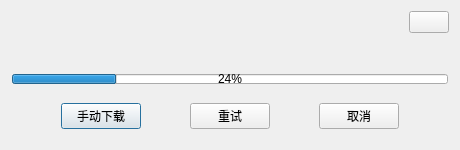
<?xml version="1.0" encoding="UTF-8"?>
<ui version="4.0">
 <class>UpdateMain</class>
 <widget class="QWidget" name="UpdateMain">
  <property name="geometry">
   <rect>
    <x>0</x>
    <y>0</y>
    <width>460</width>
    <height>150</height>
   </rect>
  </property>
  <property name="windowTitle">
   <string>升级程序</string>
  </property>
  <property name="windowIcon">
   <iconset>
    <normaloff>:/images/main.ico</normaloff>:/images/main.ico</iconset>
  </property>
  <layout class="QVBoxLayout" name="verticalLayout_2">
   <property name="spacing">
    <number>0</number>
   </property>
   <property name="leftMargin">
    <number>0</number>
   </property>
   <property name="topMargin">
    <number>0</number>
   </property>
   <property name="rightMargin">
    <number>0</number>
   </property>
   <property name="bottomMargin">
    <number>0</number>
   </property>
   <item>
    <widget class="QWidget" name="widgetMain" native="true">
     <layout class="QVBoxLayout" name="verticalLayout_3">
      <property name="spacing">
       <number>0</number>
      </property>
      <property name="leftMargin">
       <number>1</number>
      </property>
      <property name="topMargin">
       <number>1</number>
      </property>
      <property name="rightMargin">
       <number>1</number>
      </property>
      <property name="bottomMargin">
       <number>1</number>
      </property>
      <item>
       <widget class="QWidget" name="widgetTitle" native="true">
        <layout class="QHBoxLayout" name="horizontalLayout">
         <property name="leftMargin">
          <number>10</number>
         </property>
         <property name="topMargin">
          <number>10</number>
         </property>
         <property name="rightMargin">
          <number>10</number>
         </property>
         <property name="bottomMargin">
          <number>10</number>
         </property>
         <item>
          <widget class="QLabel" name="label_logo">
           <property name="text">
            <string/>
           </property>
           <property name="scaledContents">
            <bool>true</bool>
           </property>
          </widget>
         </item>
         <item>
          <spacer name="horizontalSpacer">
           <property name="orientation">
            <enum>Qt::Horizontal</enum>
           </property>
           <property name="sizeHint" stdset="0">
            <size>
             <width>40</width>
             <height>20</height>
            </size>
           </property>
          </spacer>
         </item>
         <item>
          <widget class="QPushButton" name="btnClose">
           <property name="focusPolicy">
            <enum>Qt::NoFocus</enum>
           </property>
           <property name="toolTip">
            <string>关闭</string>
           </property>
           <property name="text">
            <string/>
           </property>
          </widget>
         </item>
        </layout>
       </widget>
      </item>
      <item>
       <widget class="QWidget" name="widgetBody" native="true">
        <property name="sizePolicy">
         <sizepolicy hsizetype="Preferred" vsizetype="Expanding">
          <horstretch>0</horstretch>
          <verstretch>0</verstretch>
         </sizepolicy>
        </property>
        <layout class="QVBoxLayout" name="verticalLayout">
         <item>
          <widget class="QLabel" name="labelProgress">
           <property name="text">
            <string/>
           </property>
          </widget>
         </item>
         <item>
          <widget class="QProgressBar" name="progressBar">
           <property name="minimumSize">
            <size>
             <width>0</width>
             <height>10</height>
            </size>
           </property>
           <property name="maximumSize">
            <size>
             <width>16777215</width>
             <height>10</height>
            </size>
           </property>
           <property name="value">
            <number>24</number>
           </property>
          </widget>
         </item>
         <item>
          <spacer name="verticalSpacer">
           <property name="orientation">
            <enum>Qt::Vertical</enum>
           </property>
           <property name="sizeHint" stdset="0">
            <size>
             <width>20</width>
             <height>40</height>
            </size>
           </property>
          </spacer>
         </item>
         <item>
          <widget class="QWidget" name="w1" native="true">
           <layout class="QHBoxLayout" name="horizontalLayout_2">
            <property name="spacing">
             <number>0</number>
            </property>
            <property name="leftMargin">
             <number>0</number>
            </property>
            <property name="topMargin">
             <number>9</number>
            </property>
            <property name="rightMargin">
             <number>0</number>
            </property>
            <property name="bottomMargin">
             <number>9</number>
            </property>
            <item>
             <spacer name="horizontalSpacer_2">
              <property name="orientation">
               <enum>Qt::Horizontal</enum>
              </property>
              <property name="sizeHint" stdset="0">
               <size>
                <width>40</width>
                <height>20</height>
               </size>
              </property>
             </spacer>
            </item>
            <item>
             <widget class="QPushButton" name="btnOk">
              <property name="minimumSize">
               <size>
                <width>0</width>
                <height>0</height>
               </size>
              </property>
              <property name="text">
               <string>手动下载</string>
              </property>
              <property name="default">
               <bool>true</bool>
              </property>
             </widget>
            </item>
            <item>
             <spacer name="horizontalSpacer_4">
              <property name="orientation">
               <enum>Qt::Horizontal</enum>
              </property>
              <property name="sizeHint" stdset="0">
               <size>
                <width>40</width>
                <height>20</height>
               </size>
              </property>
             </spacer>
            </item>
            <item>
             <widget class="QPushButton" name="btnRetry">
              <property name="text">
               <string>重试</string>
              </property>
             </widget>
            </item>
            <item>
             <spacer name="horizontalSpacer_5">
              <property name="orientation">
               <enum>Qt::Horizontal</enum>
              </property>
              <property name="sizeHint" stdset="0">
               <size>
                <width>40</width>
                <height>20</height>
               </size>
              </property>
             </spacer>
            </item>
            <item>
             <widget class="QPushButton" name="btnCancel">
              <property name="minimumSize">
               <size>
                <width>0</width>
                <height>0</height>
               </size>
              </property>
              <property name="text">
               <string>取消</string>
              </property>
             </widget>
            </item>
            <item>
             <spacer name="horizontalSpacer_3">
              <property name="orientation">
               <enum>Qt::Horizontal</enum>
              </property>
              <property name="sizeHint" stdset="0">
               <size>
                <width>40</width>
                <height>20</height>
               </size>
              </property>
             </spacer>
            </item>
           </layout>
          </widget>
         </item>
        </layout>
       </widget>
      </item>
     </layout>
    </widget>
   </item>
  </layout>
 </widget>
 <layoutdefault spacing="6" margin="11"/>
 <resources>
  <include location="../../QRenderBus.qrc"/>
 </resources>
 <connections>
  <connection>
   <sender>btnClose</sender>
   <signal>clicked()</signal>
   <receiver>UpdateMain</receiver>
   <slot>close()</slot>
   <hints>
    <hint type="sourcelabel">
     <x>432</x>
     <y>26</y>
    </hint>
    <hint type="destinationlabel">
     <x>592</x>
     <y>33</y>
    </hint>
   </hints>
  </connection>
  <connection>
   <sender>btnCancel</sender>
   <signal>clicked()</signal>
   <receiver>UpdateMain</receiver>
   <slot>close()</slot>
   <hints>
    <hint type="sourcelabel">
     <x>358</x>
     <y>122</y>
    </hint>
    <hint type="destinationlabel">
     <x>483</x>
     <y>291</y>
    </hint>
   </hints>
  </connection>
 </connections>
</ui>
